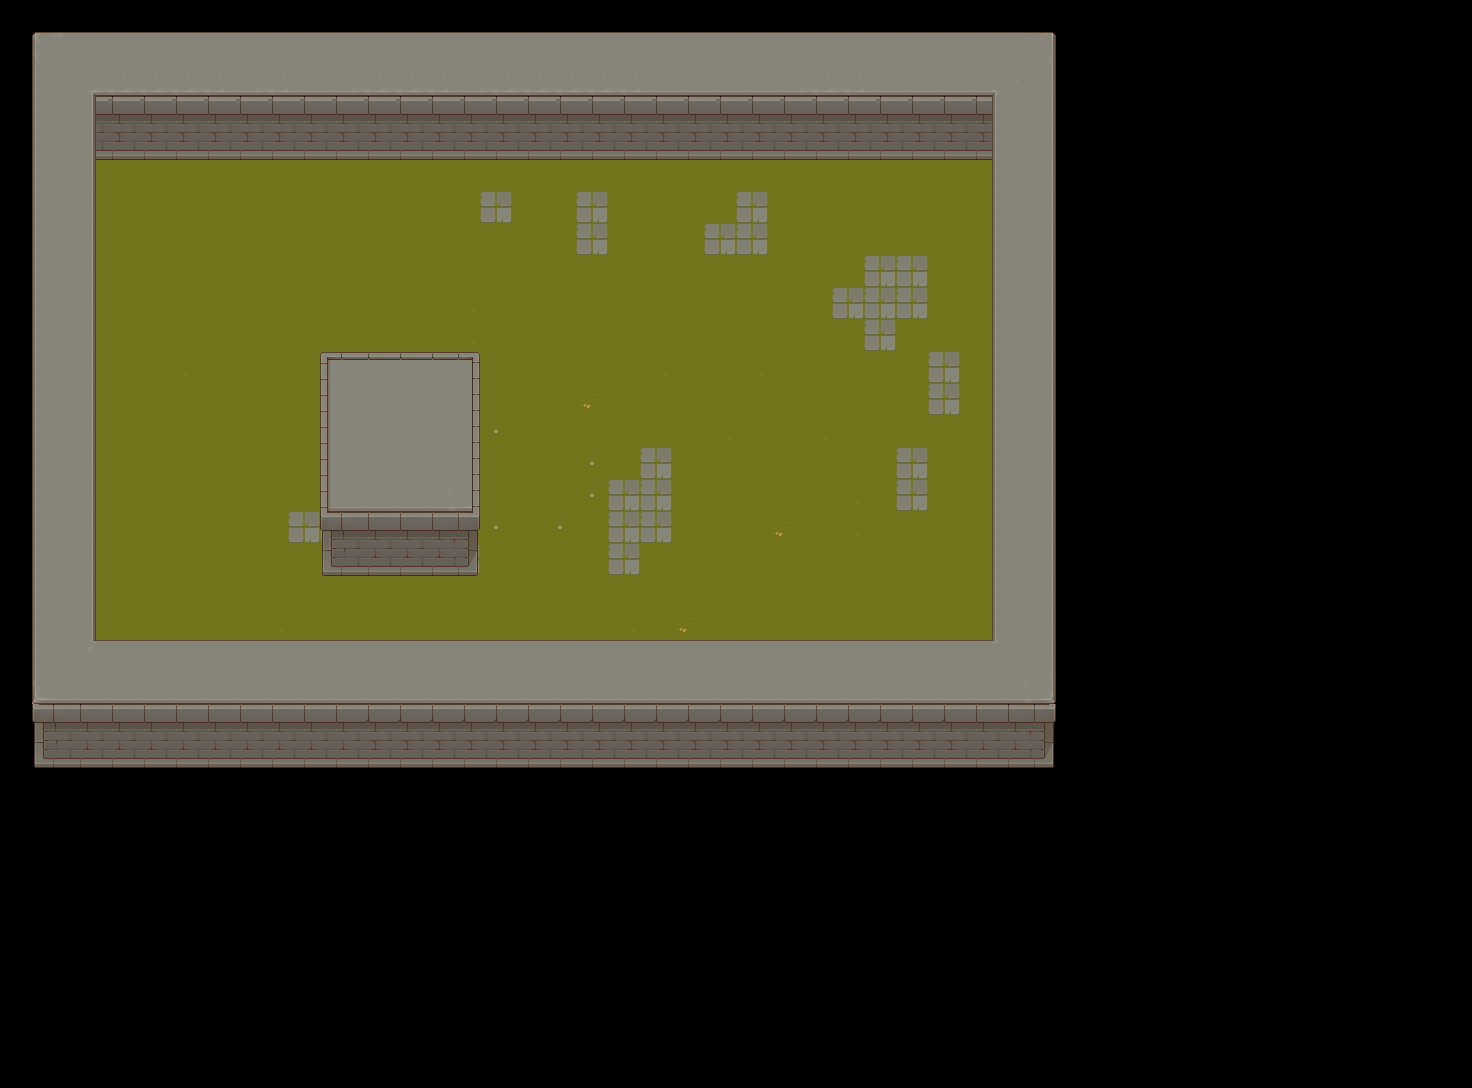

Tiled map render using the project's own tile images. Description and the map definition, with tile-layer contents summarised, below:
An orthogonal 46x34 tile map with 32x32 px tiles, 3 tile layers (ground, wall_ground, walls), 3 tilesets.

<map version="1.10" tiledversion="1.10.2" orientation="orthogonal" renderorder="right-down" width="46" height="34" tilewidth="32" tileheight="32" infinite="0" backgroundcolor="#00000000" nextlayerid="5" nextobjectid="1">
 <tileset firstgid="1" name="ground" tilewidth="32" tileheight="32" tilecount="64" columns="8">
  <image source="env_tilset/texture/TX Tileset Grass.png" width="256" height="256" />
 </tileset>
 <tileset firstgid="65" name="walls" tilewidth="32" tileheight="32" tilecount="256" columns="16">
  <image source="env_tilset/texture/TX Tileset Wall.png" width="512" height="512" />
 </tileset>
 <tileset firstgid="321" name="stone_ground" tilewidth="32" tileheight="32" tilecount="64" columns="8">
  <image source="env_tilset/texture/TX Tileset Stone Ground.png" width="256" height="256" />
 </tileset>
 <layer id="1" name="ground" width="46" height="34">
  <data>[1564 cells, 683 non-empty, 13 distinct tile ids]</data>
 </layer>
 <layer id="3" name="wall_ground" width="46" height="34">
  <data>[1564 cells, 90 non-empty, 10 distinct tile ids]</data>
 </layer>
 <objectgroup id="4" name="collision" />
 <layer id="2" name="walls" width="46" height="34">
  <data>[1564 cells, 390 non-empty, 28 distinct tile ids]</data>
 </layer>
</map>
